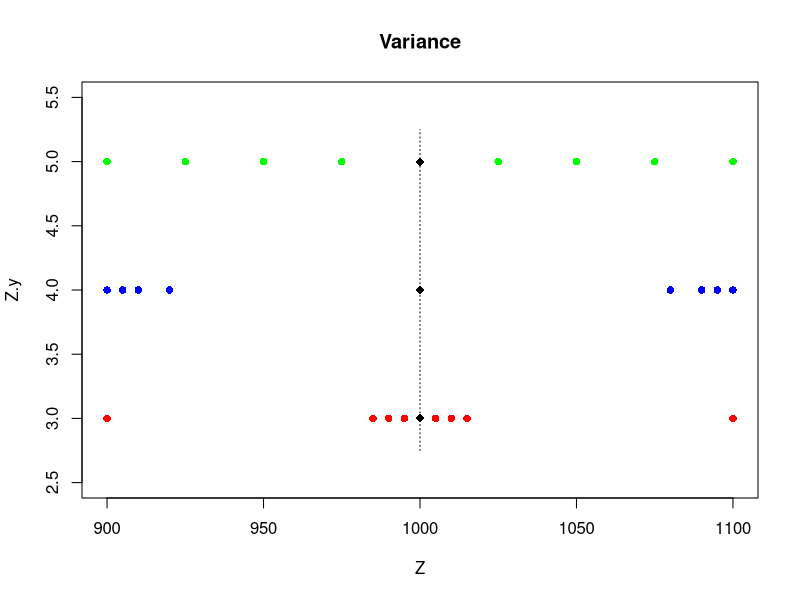

The R source for this figure:
## ---- chunk 1
knitr::opts_chunk$set(echo = TRUE)
## ---- chunk 2
			X=c(900,925,950,975,1025,1050,1075,1100)
			Y=c(900,905,910,920,1080,1090,1095,1100)
			Z=c(900,985,990,995,1005,1010,1015,1100)
			# y-values for graph
			Z.y = rep(3,8)
			Y.y = rep(4,8)
			X.y = rep(5,8)
			
			plot(Z,Z.y,pch=16,col="red",ylim=c(2.5,5.5),main=c("Variance") )
			
			points(Y,Y.y,pch=16,col="blue" )
			points(X,X.y,pch=16,col="green" )
			points(c(1000,1000,1000),c(3,4,5),pch=18,cex=1.2)
			lines(c(1000,1000),c(2.75,5.25),lty=3)
## ---- chunk 3
var(X)
sd(X)
## ---- chunk 4
var(Y)
sd(Y)
## ---- chunk 5
var(Z)
sd(Z)
